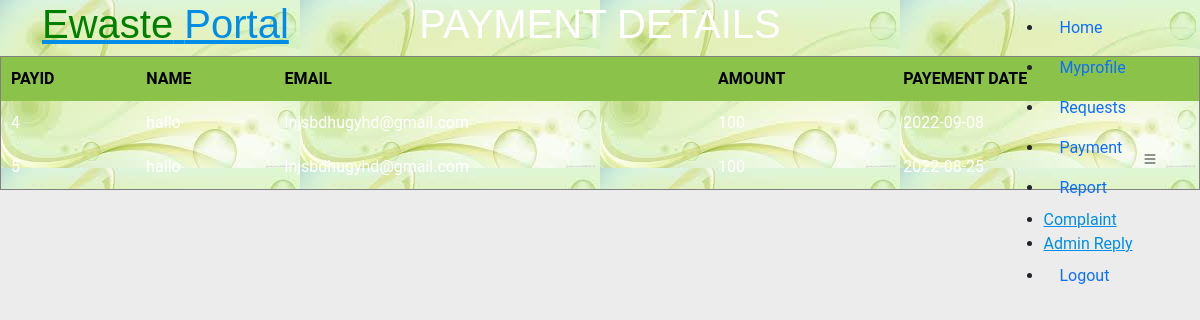
The page /user/pay.php on the database its author committed.
### tables this page shows
CREATE TABLE `payment` (
  `payid` int(11) NOT NULL,
  `name` varchar(50) NOT NULL,
  `email` varchar(50) NOT NULL,
  `ctype` varchar(50) NOT NULL,
  `cno` varchar(50) NOT NULL,
  `cvv` varchar(50) NOT NULL,
  `cdate` varchar(50) NOT NULL,
  `amount` varchar(50) NOT NULL,
  `paydate` varchar(50) NOT NULL
);

### user/pay.php (the view, shortened to what this page needs)
<!DOCTYPE html>
<html lang="en">
<head>
  <link href="assets/vendor/animate.css/animate.min.css" rel="stylesheet">
  <link href="assets/vendor/bootstrap/css/bootstrap.min.css" rel="stylesheet">
  <link href="assets/vendor/bootstrap-icons/bootstrap-icons.css" rel="stylesheet">
  <link href="assets/vendor/boxicons/css/boxicons.min.css" rel="stylesheet">
  <link href="assets/vendor/glightbox/css/glightbox.min.css" rel="stylesheet">
  <link href="assets/vendor/swiper/swiper-bundle.min.css" rel="stylesheet">
  <link href="assets/css/style.css" rel="stylesheet">
</head>
<body>
  <header id="header" class="fixed-top d-flex align-items-center">
    <div class="container d-flex justify-content-between">
      <div class="logo">
        <h1><a href="index.html"><span style="color:green">Ewaste</span> Portal</a></h1>
      </div>
      <nav id="navbar" class="navbar">
        <ul>
          <li><a class="nav-link scrollto active" href="Agenthome.php">Home</a></li>
          <li><a class="nav-link scrollto" href="agProfile.php">Myprofile</a></li>
          <li><a class="nav-link scrollto" href="userbook.php">Requests</a></li>
          <li><a class="nav-link scrollto" href="pay.php">Payment</a></li>
          <li><a class="nav-link scrollto" href="addreport.php">Report</a></li>
          <li><a href="cmp.php">Complaint</a></li>
          <li><a href="rep.php">Admin Reply</a></li>
          <li><a class="nav-link scrollto" href="logout.php">Logout</a></li>
        </ul>
        <i class="bi bi-list mobile-nav-toggle"></i>
      </nav>
    </div>
  </header>
    <section id="hero">
    <div class="hero-container">
      <div id="heroCarousel" class="carousel slide carousel-fade" data-bs-ride="carousel" data-bs-interval="5000">
        <div class="carousel-inner" role="listbox">
          <div class="carousel-item active" style="background-image: url(assets/img/hero-carousel/agt.jpg)">
            <div class="carousel-container">
 <center><h1 style="color:white">PAYMENT DETAILS</h1>
          <div style="margin-left:320px;">
  <div class="w3-table-info" style="margin-left:-320px;overflow-x:auto; ">
      <table id="table"  width="100%" border="1">
            <tr>
           <th>PAYID</th>
           <th>NAME</th>
           <th>EMAIL</th>
           <th>AMOUNT</th>
           <th>PAYEMENT DATE</th>
            </tr>
            <?php
             $query1=  mysqli_query($con,"select  * from payment  order by payid asc");
            $num= mysqli_num_rows($query1);
            if($num>0)
            {
            while($r=mysqli_fetch_array($query1))
            {
            ?>
            <tr>
               <td style="color:white"><?php echo $r['payid'];?></td>
               <td style="color:white"><?php echo $r['name'];?></td>
               <td style="color:white"><?php echo $r['email'];?></td>
                  <td style="color:white"><?php echo $r['amount'];?></td>
             <td style="color:white"><?php echo $r['paydate'];?></td>
            </tr>
            <?php
            }
            }
            ?>
        </table>
         </center>
          </div>
        </div>
            </div>
          </div>
        </div>
  </section>
<br>
  <main id="main">
  <br><br>

### user/pay.php (style rules this page uses)
table th { background: #8bc34a; color: black; padding: 15px 15px; text-transform: uppercase; }
table th, table td { padding: 10px 12px; text-align: left; padding: 10px 10px; }

### rows shown on the page
payment: payid "4", name "hallo", email "lnjsbdhugyhd@gmail.com", amount "100", paydate "2022-09-08"
payment: payid "5", name "hallo", email "lnjsbdhugyhd@gmail.com", amount "100", paydate "2022-08-25"
